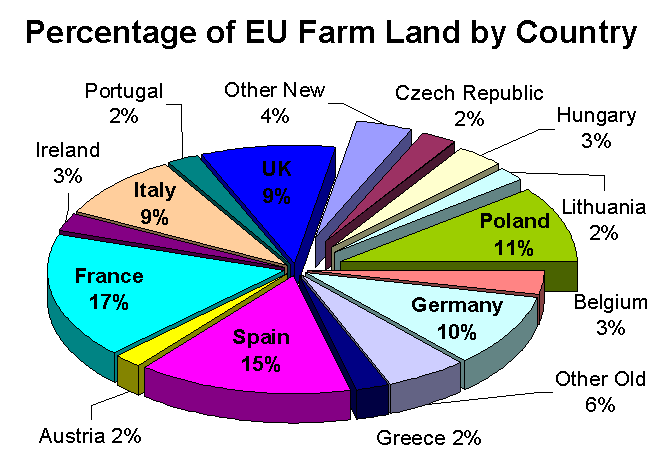
#> input picture FarmlandinEU2.png, 658 x 460 px
$ python extract_text.py FarmlandinEU2.png
#> lines starting #> are read from the running program, lines starting #| are printed output that depends on the picture; after the words box and inside, x2 and y2 are one past the last pixel; in counts of white or black regions, pixels touching at a corner belong together
import cv2
import pytesseract
import pandas as pd
import argparse

# Function to preprocess the image
def preprocess_image(image_path):
#> called with image_path = 'FarmlandinEU2.png'
    image = cv2.imread(image_path)
#> image is the input picture: shape (460, 658, 3); mean B, G, R 206.5, 192, 191.4
    gray = cv2.cvtColor(image, cv2.COLOR_BGR2GRAY)
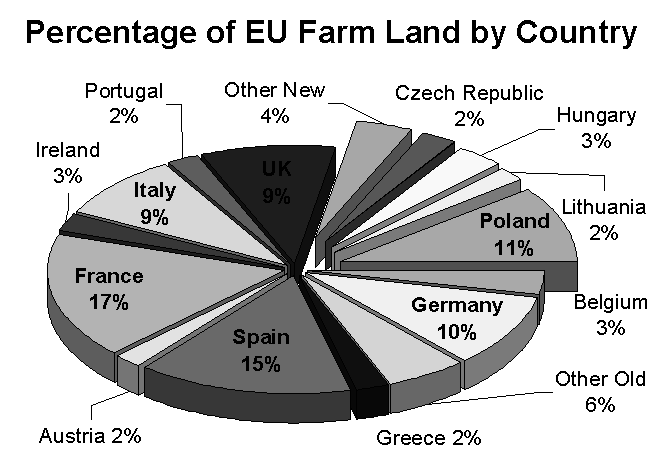
#> gray: shape (460, 658); min 0, max 255, mean 193.5
    _, binary = cv2.threshold(gray, 150, 255, cv2.THRESH_BINARY_INV)
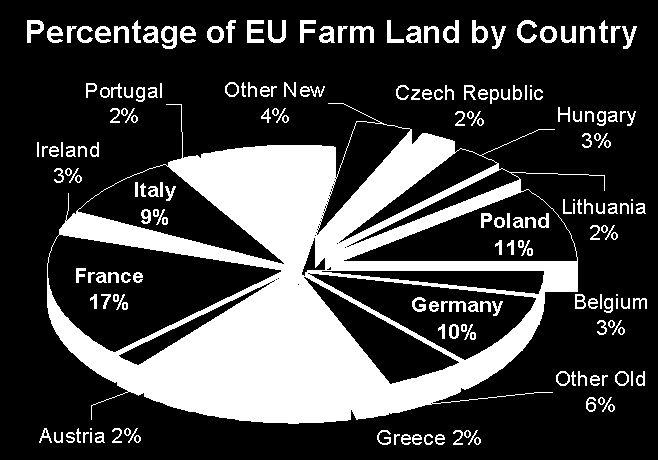
#> binary: shape (460, 658); 25.6% white; 199 white regions (5 under 20 px), largest, box (x1, y1, x2, y2) and area: (47, 103, 605, 424) 64001, (247, 20, 264, 43) 244, (350, 26, 374, 43) 235
    return binary

# Function to detect and recognize text with coordinates
def detect_text_with_coordinates(image_path, confidence_threshold):
    image = preprocess_image(image_path)
    custom_config = r'--oem 3 --psm 6'  # Custom config for Tesseract
    data = pytesseract.image_to_data(image, config=custom_config, output_type=pytesseract.Output.DICT)

    texts = []
    for i in range(len(data['text'])):
        if int(data['conf'][i]) > confidence_threshold:  # Confidence threshold to filter out low quality text
            x, y, w, h = data['left'][i], data['top'][i], data['width'][i], data['height'][i]
            text = data['text'][i]
            texts.append({'Text': text, 'Coordinates': (x, y, w, h)})

    return texts

# Function to save text and coordinates to a DataFrame and file
# [65 lines left out: functions save_to_file, generate_html, not called in this run]

# Main function
def main(tesseract_path, image_path, confidence_threshold, output_csv, output_html):
    # Set the Tesseract executable path
    pytesseract.pytesseract.tesseract_cmd = tesseract_path
    text_data = detect_text_with_coordinates(image_path, confidence_threshold)
    save_to_file(text_data, output_csv)
    generate_html(image_path, text_data, output_html)

# Command-line interface
if __name__ == "__main__":
    parser = argparse.ArgumentParser(description='Extract text and coordinates from an image and generate a table and HTML page.')
    parser.add_argument('image_path', type=str, help='Path to the image file')
    parser.add_argument('--tesseract_path', type=str, default='/opt/homebrew/bin/tesseract', help='Path to the Tesseract binary')
    parser.add_argument('--confidence_threshold', type=int, default=60, help='Confidence threshold for text recognition')
    parser.add_argument('--output_csv', type=str, default='output.csv', help='Output CSV file name')
    parser.add_argument('--output_html', type=str, default='output.html', help='Output HTML file name')

    args = parser.parse_args()

    main(args.tesseract_path, args.image_path, args.confidence_threshold, args.output_csv, args.output_html)
#> (the call stopped at in detect_text_with_coordinates, `data = pytesseract.image_to_data(image, config=custom_config, output_t..`: pytesseract is not available in this run)
